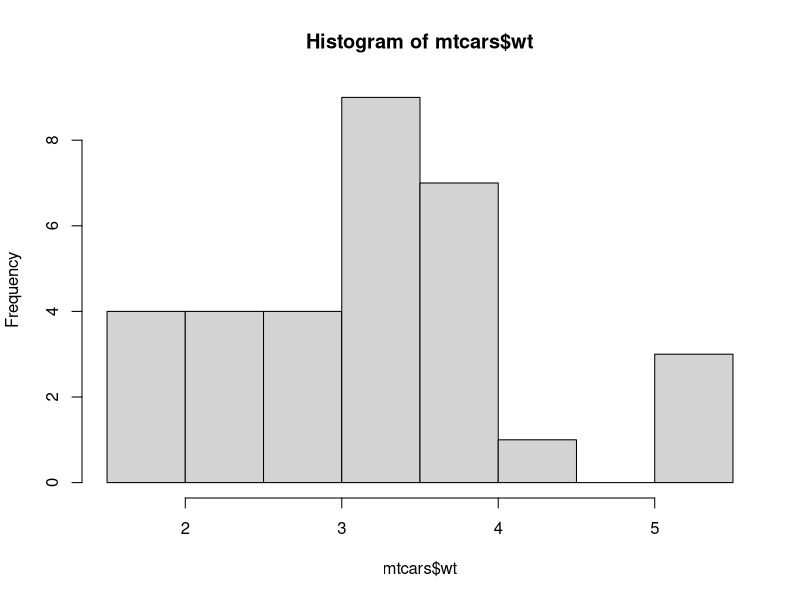
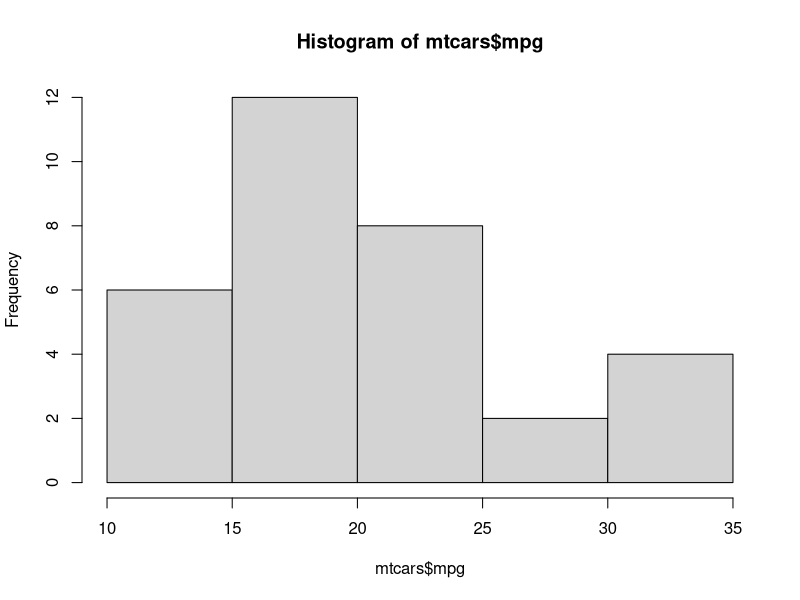
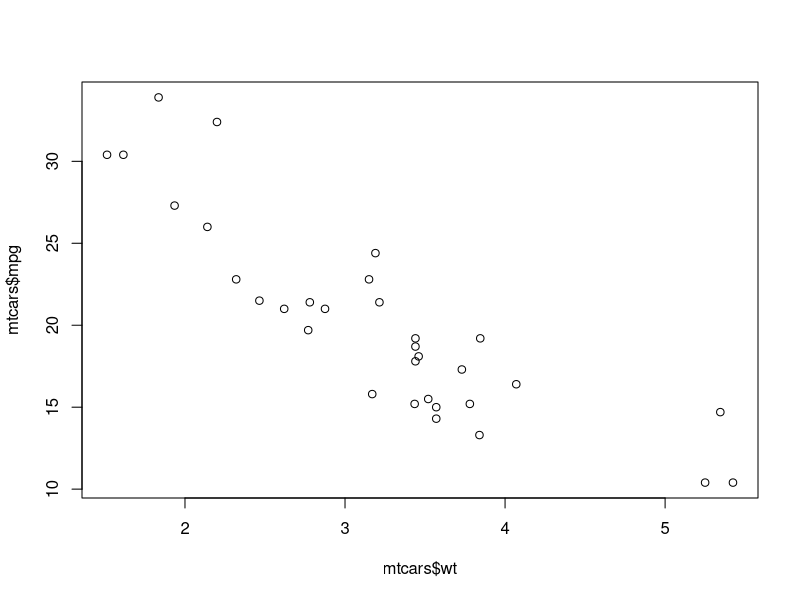
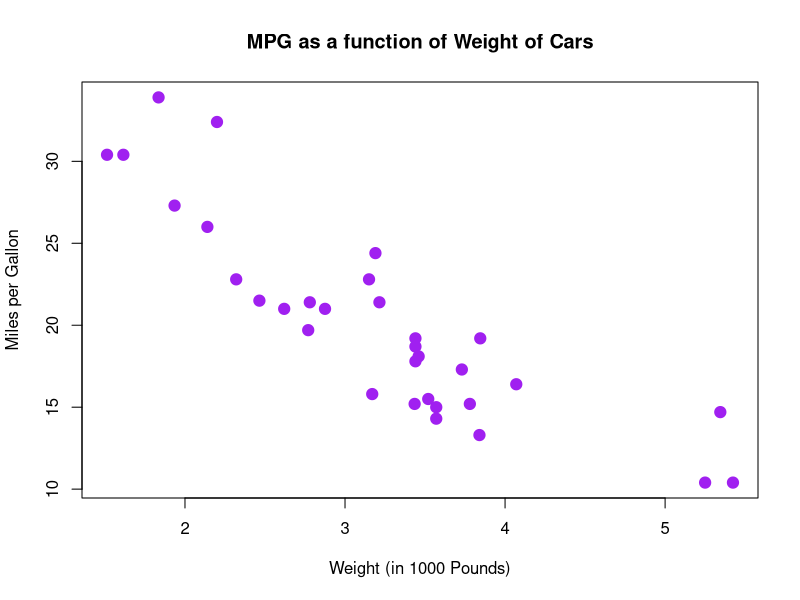

Source code (R) for these figures, in order:
# Scatterplots are used for visualizing the association between 
# two quantitative variables.

# What to look for in a scatterplot?
# - See if the association between the variables is linear (reg line)
# - Check for consistent spread across the scores as we go from one
#     end of the x-axis to another.
#     If data fan(spread) out considerably, it is heteroscedasticity.
# - Look for outliers, as they can affect the analysis.
# - Correlation: Is there any association between the variables?

library(datasets)

?mtcars

head(mtcars)


### SCATTER PLOTS

# First check univariate distributions
hist(mtcars$wt)
hist(mtcars$mpg)

# Basic x-y plot for above two quantitative variables
plot(mtcars$wt, mtcars$mpg)

# Add some options
plot(mtcars$wt, mtcars$mpg,
     pch=19, # Solid circle
     cex=1.5, # Make 150% size
     col='purple', 
     main='MPG as a function of Weight of Cars',
     xlab='Weight (in 1000 Pounds)',
     ylab='Miles per Gallon')



